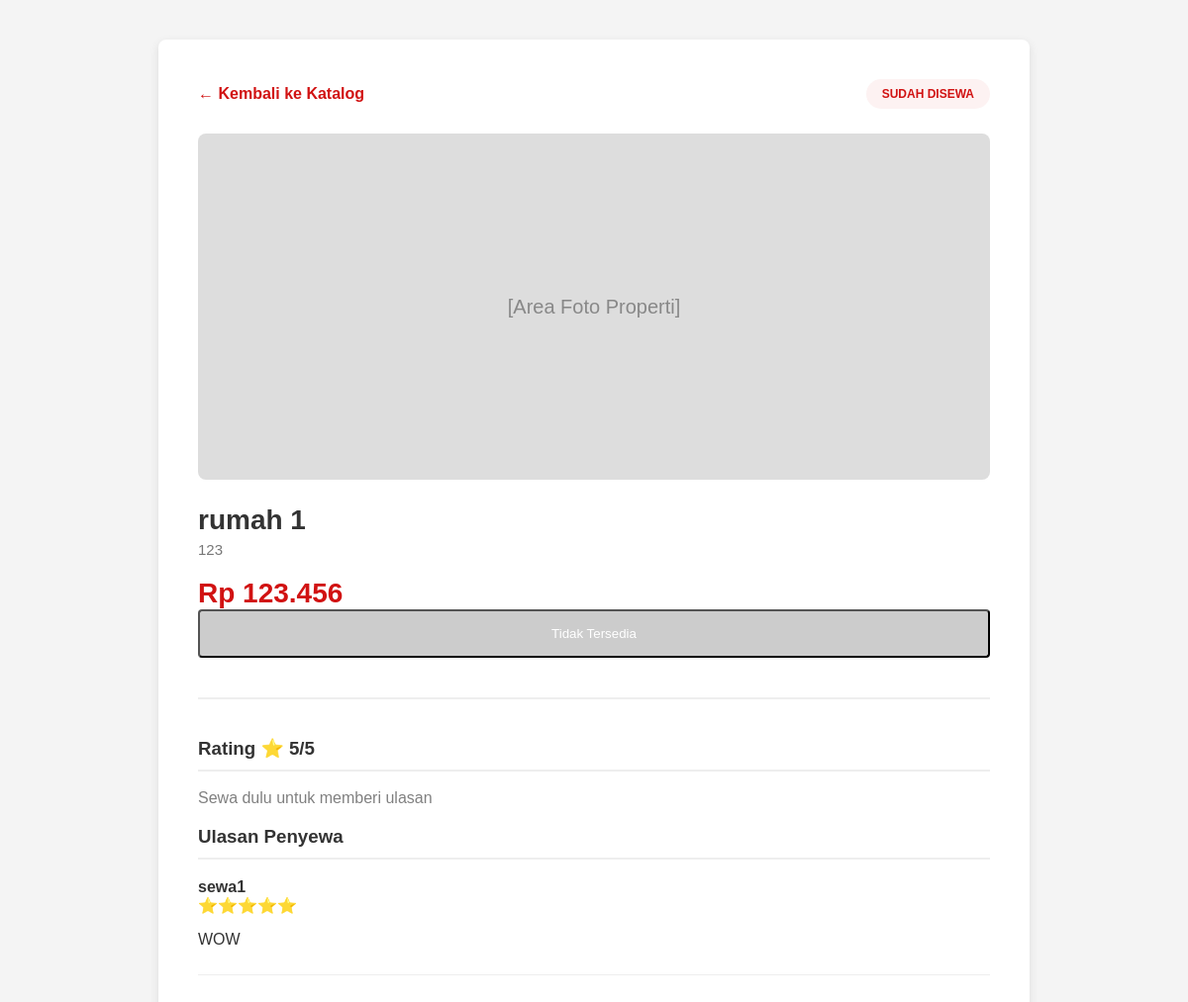
Page /detail_properti.php?id=10 (signed in) on the committed database.
### tables this page shows
CREATE TABLE `properti` (
  `id` int(11) NOT NULL,
  `owner_id` int(11) NOT NULL,
  `nama_properti` varchar(255) NOT NULL,
  `alamat` text DEFAULT NULL,
  `tipe` enum('rumah','apartemen','kos') NOT NULL,
  `kamar` int(2) NOT NULL,
  `kamar_mandi` enum('dalam','luar') NOT NULL,
  `harga` int(11) NOT NULL,
  `status` enum('TERSEDIA','TIDAK TERSEDIA') DEFAULT 'TERSEDIA',
  `deskripsi` text DEFAULT NULL,
  `foto` varchar(255) DEFAULT 'default.png',
  `created_at` timestamp NOT NULL DEFAULT current_timestamp()
);

CREATE TABLE `ulasan` (
  `id` int(11) NOT NULL,
  `properti_id` int(11) NOT NULL,
  `tenant_id` int(11) NOT NULL,
  `rating` int(11) NOT NULL CHECK (`rating` between 1 and 5),
  `komentar` text NOT NULL,
  `tanggal_ulasan` timestamp NOT NULL DEFAULT current_timestamp()
);

CREATE TABLE `users` (
  `id` int(11) NOT NULL,
  `nama` varchar(100) NOT NULL,
  `email` varchar(100) NOT NULL,
  `role` enum('tenant','owner','admin') NOT NULL,
  `password` varchar(255) NOT NULL,
  `created_at` timestamp NOT NULL DEFAULT current_timestamp()
);

### detail_properti.php (the view, shortened to what this page needs)
<?php
require 'koneksi.php';
$id_properti = $_GET['id'];
$user_id = $_SESSION['user_id'];
$query = "SELECT * FROM properti WHERE id = '$id_properti'";
$result = mysqli_query($conn, $query);
$properti = mysqli_fetch_assoc($result);
$harga_rp = "Rp " . number_format($properti['harga'], 0, ',', '.');
$status_properti = $properti['status'] ?? 'TERSEDIA';
$is_available = ($status_properti == 'TERSEDIA');
$cek = mysqli_query($conn, "SELECT * FROM transaksi
    WHERE tenant_id='$user_id'
    AND properti_id='$id_properti'
    AND status='Lunas'");
$sudah_sewa = mysqli_num_rows($cek) > 0;
$ulasan = mysqli_query($conn, "SELECT u.*, us.nama
    FROM ulasan u
    JOIN users us ON u.tenant_id = us.id
    WHERE u.properti_id='$id_properti'
    ORDER BY u.id DESC");
$avg = mysqli_query($conn, "SELECT AVG(rating) as rata FROM ulasan WHERE properti_id='$id_properti'");
$data_avg = mysqli_fetch_assoc($avg);
$rata = round($data_avg['rata'] ?? 0, 1);
?>
<!DOCTYPE html>
<html lang="id">
<head>
</head>
<body>
<div class="detail-container">
    <div class="header-nav">
        <a href="katalog_properti.php" class="btn-kembali">← Kembali ke Katalog</a>
        <?php if($is_available): ?>
            <span class="badge-status status-tersedia">Tersedia</span>
        <?php else: ?>
            <span class="badge-status status-tidak">Sudah Disewa</span>
        <?php endif; ?>
    </div>
    <div class="image-placeholder">[Area Foto Properti]</div>
    <h1><?php echo htmlspecialchars($properti['nama_properti']); ?></h1>
    <div class="alamat">
        <?php echo htmlspecialchars($properti['alamat']); ?>
    </div>
    <div class="harga"><?php echo $harga_rp; ?></div>
    <?php if($is_available): ?>
        <a href="proses_sewa.php?id=<?php echo $id_properti; ?>" class="btn-sewa">Sewa Sekarang</a>
    <?php else: ?>
        <button class="btn-sewa btn-disabled">Tidak Tersedia</button>
    <?php endif; ?>
    <div class="ulasan-box">
        <h3>Rating ⭐ <?php echo $rata ?: 0; ?>/5</h3>
        <?php if($sudah_sewa): ?>
        <form method="POST">
            <select name="rating" required>
                <option value="">Pilih Rating</option>
                <option value="5">⭐⭐⭐⭐⭐</option>
                <option value="4">⭐⭐⭐⭐</option>
                <option value="3">⭐⭐⭐</option>
                <option value="2">⭐⭐</option>
                <option value="1">⭐</option>
            </select>
            <textarea name="komentar" placeholder="Tulis ulasan..." required></textarea>
            <button name="kirim_ulasan" class="btn-ulasan">Kirim</button>
        </form>
        <?php else: ?>
            <p style="color:gray;">Sewa dulu untuk memberi ulasan</p>
        <?php endif; ?>
        <h3>Ulasan Penyewa</h3>
        <?php while($u = mysqli_fetch_assoc($ulasan)): ?>
            <div class="item-ulasan">
                <strong><?php echo htmlspecialchars($u['nama']); ?></strong><br>
                <span class="rating"><?php echo str_repeat("⭐", $u['rating']); ?></span>
                <p><?php echo htmlspecialchars($u['komentar']); ?></p>
            </div>
        <?php endwhile; ?>
    </div>
</div>
</body>
</html>

### detail_properti.php (style rules this page uses)
:root { --primary-red: #d11212; --dark-red: #a00d0d; --btn-sewa: #28a745; --btn-sewa-hover: #218838; --bg-color: #f4f4f4; --text-main: #333; --text-muted: #777; }
body { font-family: Arial, sans-serif; background-color: var(--bg-color); margin: 0; padding: 40px 20px; color: var(--text-main); }
.detail-container { background: white; padding: 40px; border-radius: 8px; box-shadow: 0 3px 10px rgba(0,0,0,0.1); max-width: 800px; margin: 0 auto; }
.header-nav { display: flex; justify-content: space-between; align-items: center; margin-bottom: 25px; }
.btn-kembali { color: var(--primary-red); text-decoration: none; font-weight: bold; display: inline-flex; align-items: center; gap: 5px; }
.badge-status { padding: 8px 16px; border-radius: 20px; font-weight: bold; font-size: 12px; text-transform: uppercase; }
.status-tidak { background: #fdf2f2; color: var(--primary-red); }
.image-placeholder { width: 100%; height: 350px; background-color: #ddd; display: flex; flex-direction: column; align-items: center; justify-content: center; color: #888; font-size: 20px; border-radius: 8px; margin-bottom: 25px; }
h1 { margin-top: 0; color: var(--text-main); margin-bottom: 5px; font-size: 28px; }
.alamat { color: var(--text-muted); font-size: 15px; margin-bottom: 20px; }
.harga { font-size: 28px; color: var(--primary-red); font-weight: bold; }
h3 { border-bottom: 2px solid #eee; padding-bottom: 10px; }
.btn-sewa { display: block; width: 100%; background: var(--btn-sewa); color: white; padding: 15px; text-align: center; text-decoration: none; border-radius: 4px; }
.btn-disabled { background: #ccc; }
.ulasan-box { margin-top: 40px; border-top: 2px solid #eee; padding-top: 20px; }
.rating { color: orange; }
.item-ulasan { margin-top:15px; border-bottom:1px solid #eee; padding-bottom:10px; }

### rows in the picture
properti: nama_properti "rumah 1", alamat "123", harga "Rp 123.456"
ulasan: tenant.nama "sewa1", rating "⭐⭐⭐⭐⭐", komentar "WOW"

### other values in the picture
$rata ?: 0 "5"
